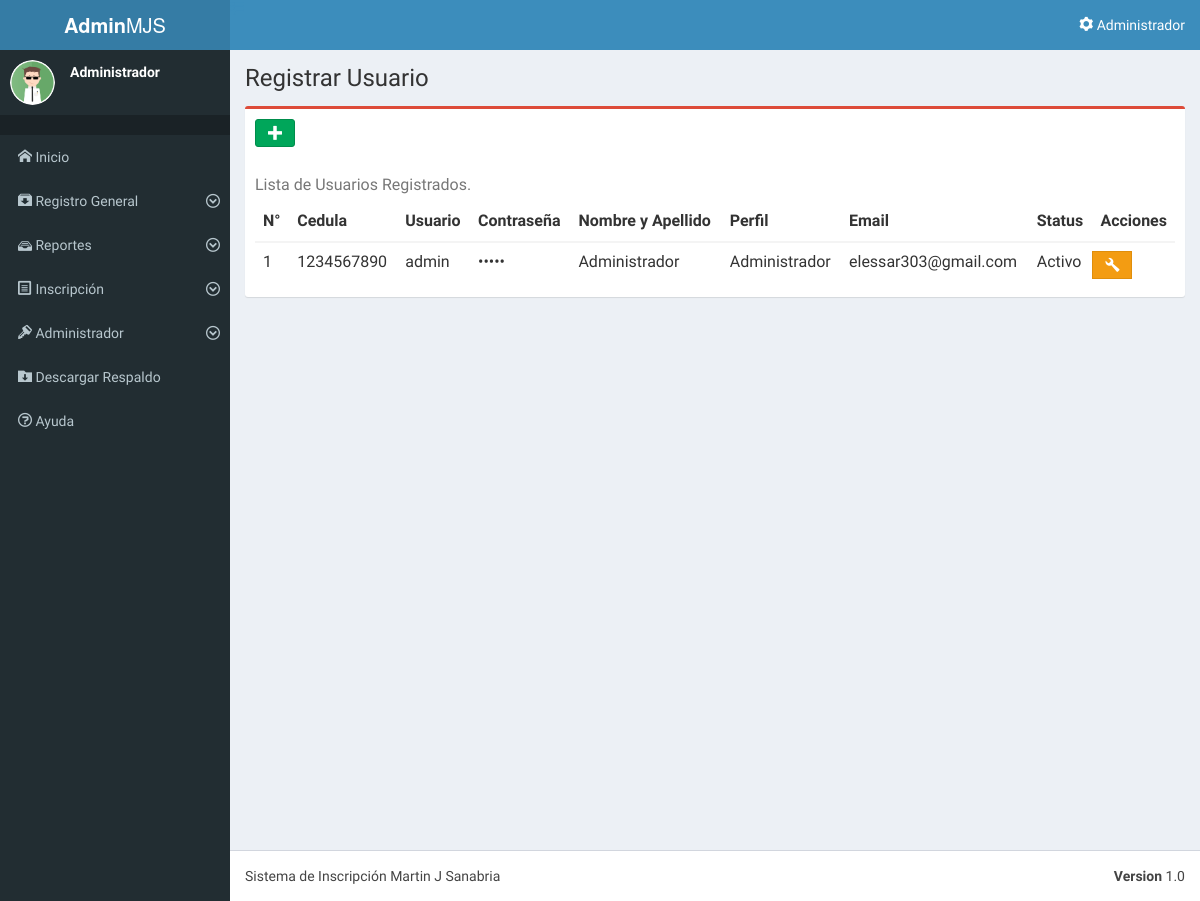
The app's page /vista/agregar_usuario.php (signed in) with its own data.
### tables this page shows
CREATE TABLE IF NOT EXISTS `usuarios` (
  `id_usuario` int(11) NOT NULL AUTO_INCREMENT,
  `cedula_usuario` varchar(10) NOT NULL,
  `nombre_usuario` varchar(50) NOT NULL,
  `login_usuario` varchar(15) NOT NULL,
  `pass_usuario` varchar(15) NOT NULL,
  `status_usuario` int(1) NOT NULL,
  `perfil_usuario` int(1) NOT NULL,
  `email_usuario` varchar(50) NOT NULL,
  `sexo_usuario` varchar(1) NOT NULL,
  PRIMARY KEY (`id_usuario`),
  KEY `id_usuario` (`id_usuario`),
  KEY `perfil_usuario` (`perfil_usuario`),
  KEY `status_usuario` (`status_usuario`)
);

CREATE TABLE IF NOT EXISTS `perfil_usuario` (
  `id_perfil` int(1) NOT NULL,
  `descripcion_perfil` varchar(15) NOT NULL,
  PRIMARY KEY (`id_perfil`)
);

CREATE TABLE IF NOT EXISTS `status_usuario` (
  `id_status` int(1) NOT NULL,
  `descripcion_status` varchar(15) NOT NULL,
  PRIMARY KEY (`id_status`)
);

### vista/agregar_usuario.php (the view, shortened to what this page needs)
<?php
$result = mysql_query("SELECT * FROM usuarios, perfil_usuario, status_usuario WHERE perfil_usuario=id_perfil AND status_usuario=id_status");
include_once "menu.php"
?>
			<div class="content-wrapper">
				<section class="content-header">
					<h1>
					Registrar Usuario
					</h1>
				</section>
				<section class="content">
					<div class="row">
						<div class="col-md-12">
							<div class="box box-danger">
								<div class="box-header">
									<a class="btn btn-success" href="registrar_usuario.php" role="button" data-toggle="tooltip" data-placement="top" title="Registrar Usuario"><span class="icon-plus"></span></a>
								</div>
								<div class="box-body">
									<table class="table">
									<caption>Lista de Usuarios Registrados.</caption>
									<thead>
									<tr>
									<th>N°</th>
									<th>Cedula</th>
									<th>Usuario</th>
									<th>Contraseña</th>
									<th>Nombre y Apellido</th>
									<th>Perfil</th>
									<th>Email</th>
									<th>Status</th>
									<th colspan="2">Acciones</th>
									</tr>
									</thead>
									<tbody>
									<?php while ($row = mysql_fetch_array($result)){?>
									<tr>
									<td><?php echo $row['id_usuario'] ?></td>
									<td><?php echo $row['cedula_usuario'] ?></td>
									<td><?php echo $row['login_usuario'] ?></td>
									<td class="pw"><?php echo $row['pass_usuario'] ?></td>
									<td><?php echo $row['nombre_usuario'] ?></td>
									<td><?php echo $row['descripcion_perfil'] ?></td>
									<td><?php echo $row['email_usuario'] ?></td>
									<td><?php echo $row['descripcion_status'] ?></td>
									<td class="pad"><a class="btn btn-warning" href="editar_usuario.php?usuario=<?php echo $row['id_usuario']?>" role="button" style="border-radius: 0;" data-toggle="tooltip" data-placement="top" title="Editar"><span class="icon-wrench"></span></a></td>
									</tr>
									<?php } ?>
									</tbody>
									</table>
								</div>
							</div>
						</div>
					</div>
				</section>
			</div>
			<footer class="main-footer">
				<div class="pull-right hidden-xs">
					<b>Version</b> 1.0
				</div>
				Sistema de Inscripci&oacute;n Martin J Sanabria
			</footer>
		</div>
	</body>
</html>

### vista/menu.php (shortened to what this page needs)
<!DOCTYPE html>
<html>
	<head>
		<link href="css/bootstrap.min.css" rel="stylesheet" type="text/css" />
		<link rel="stylesheet" href="font.css">
		<link href="css/AdminLTE.css" rel="stylesheet" type="text/css" />
		<link href="css/skins/_all-skins.min.css" rel="stylesheet" type="text/css" />
	</head>
	<body class="skin-blue sidebar-mini">
		<div class="wrapper">
			<header class="main-header">
				<a href="index.php" class="logo">
					<span class="logo-lg"><b>Admin</b>MJS</span>
				</a>
				<nav class="navbar navbar-static-top" role="navigation">
					<a href="#" class="glyphicon glyphicon-th-list" data-toggle="offcanvas" role="button">
					</a>
					<div class="navbar-custom-menu">
						<ul class="nav navbar-nav">
							<li class="dropdown user user-menu">
								<a href="#" class="dropdown-toggle" data-toggle="dropdown">
									<i class="icon-cog"></i> <span class="hidden-xs"><?php echo $_SESSION['usuario'];?></span>
								</a>
							</li>
						</ul>
					</div>
				</nav>
			</header>
			<aside class="main-sidebar">
				<section class="sidebar">
					<div class="user-panel">
						<div class="pull-left image">
							<?php if($_SESSION['sexo_usuario']=='M'){?>
										<img src="img/user2-160x160.jpg" class="img-circle" alt="User Image" />
										<?php } ?>
						</div>
						<div class="pull-left info">
							<p><?php echo $_SESSION['usuario'];?></p>
						</div>
					</div>
					<ul class="sidebar-menu">
						<li class="header"></li>
						<li class="treeview">
							<a href="index.php">
								<i class="icon-home"></i>  <span>Inicio</span>
							</a>
						</li>
						<li class="treeview">
							<a href="#">
								<i class="icon-box-add"></i>  <span>Registro General</span>
								<i class="icon-circle-down pull-right"></i>
							</a>
						</li>
						<li>
							<a href="#">
								<span class="icon-drawer"></span> <span>Reportes</span>
								<i class="icon-circle-down pull-right"></i>
							</a>
						</li>
						<li>
							<a href="#">
								<span class="icon-file-text"></span> <span>Inscripción</span>
								<i class="icon-circle-down pull-right"></i>
							</a>
						</li>
						<?php if($_SESSION['perfilusuario']==1){ ?>
						<li class="treeview">
							<a href="">
								<span class="icon-key2"></span> <span>Administrador</span>
								<i class="icon-circle-down pull-right"></i>
							</a>
						</li>
						<li class="treeview">
							<a href="../controlador/backup_bd.php">
								<span class="icon-folder-download"></span> <span>Descargar Respaldo</span>
							</a>
						</li>
						<?php }?>
						<li>
							<a href="#">
								<span class="icon-question"></span> <span>Ayuda</span>
							</a>
						</li>
					</ul>
				</section>
			</aside>

### records on screen
usuarios: id_usuario "1", cedula_usuario "1234567890", login_usuario "admin", pass_usuario "admin", nombre_usuario "Administrador", perfil_usuario.descripcion_perfil "Administrador", email_usuario "elessar303@gmail.com", status_usuario.descripcion_status "Activo"

### other values on screen
$_SESSION['usuario'] "Administrador"
